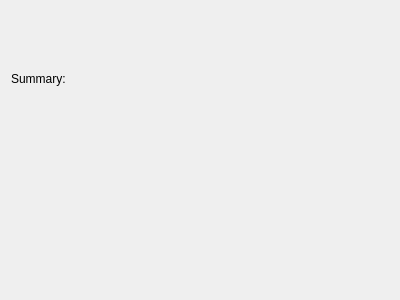
<?xml version="1.0" encoding="UTF-8"?>
<ui version="4.0">
 <class>ImportFinishPage</class>
 <widget class="QWidget" name="ImportFinishPage">
  <property name="geometry">
   <rect>
    <x>0</x>
    <y>0</y>
    <width>400</width>
    <height>300</height>
   </rect>
  </property>
  <layout class="QVBoxLayout" name="verticalLayout">
   <item>
    <widget class="QLabel" name="label">
     <property name="text">
      <string>Summary:</string>
     </property>
    </widget>
   </item>
   <item>
    <widget class="KPIM::CustomLogWidget" name="logFinish" native="true"/>
   </item>
  </layout>
 </widget>
 <resources/>
 <connections/>
 <customwidgets>
  <customwidget>
   <class>KPIM::CustomLogWidget</class>
   <extends>QWidget</extends>
   <header location="global">libkdepim/widgets/customlogwidget.h</header>
   <container>1</container>
  </customwidget>
 </customwidgets>
</ui>
